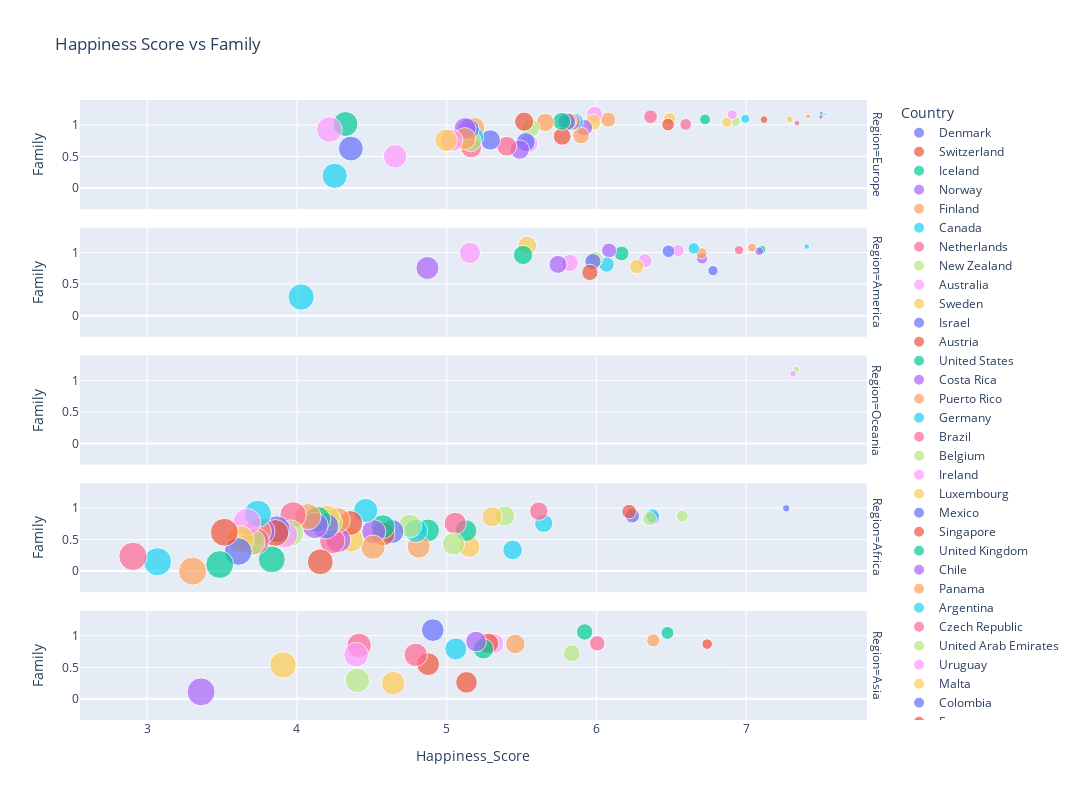

The notebook cell this image was saved under:
### Code cell
fig = px.scatter(happiness_df, x="Happiness_Score", y="Family", color="Country",size="Happiness_Rank", width=1500, height=800, title="Happiness Score vs Family", facet_row="Region")
fig.show()
